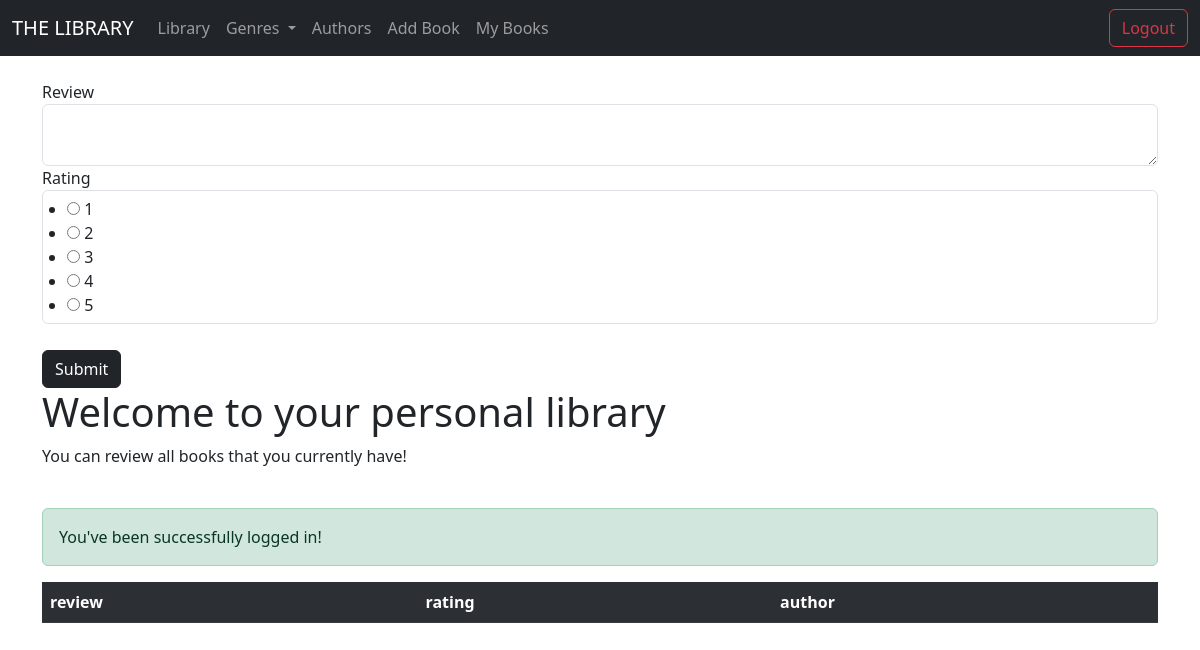
Page /mybooks (signed in) on the earlier database version.
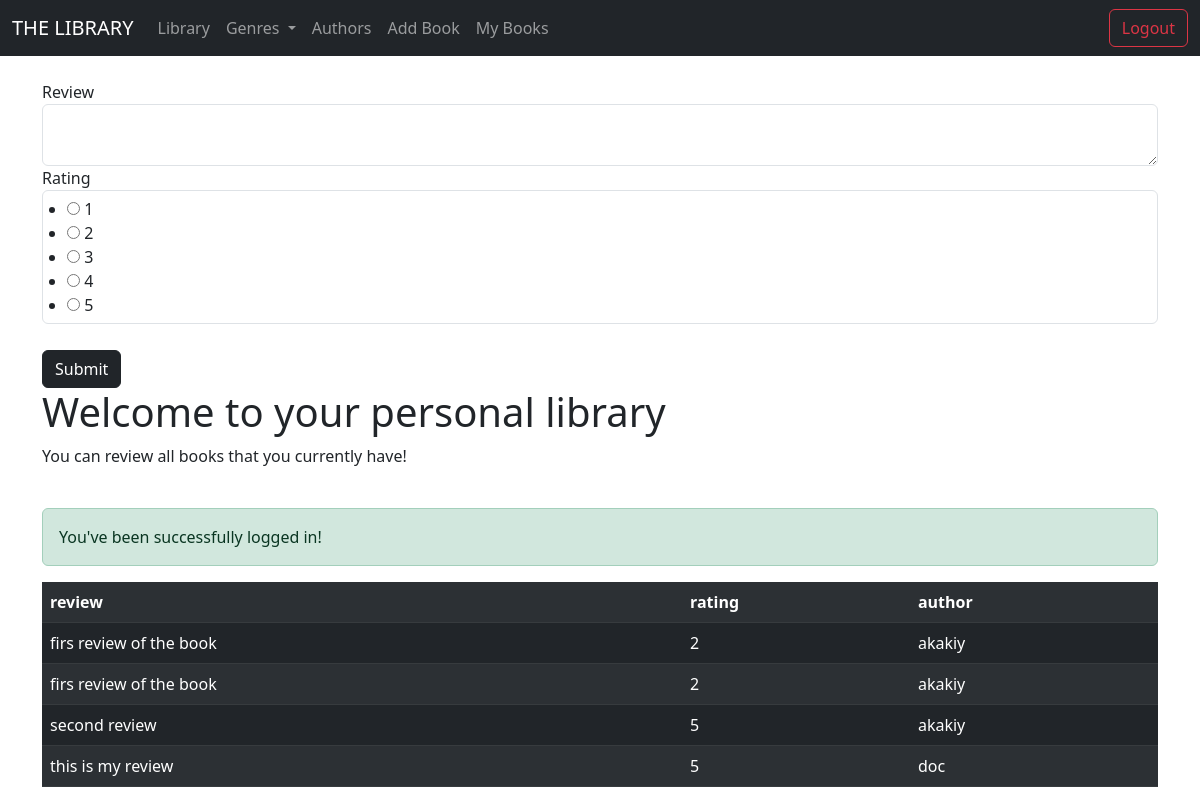
Same page on the later database version.
### models/db_models.py (models this page shows, shortened)
class Review(db.Model):
    id = db.Column(db.Integer, primary_key=True)
    text = db.Column(db.Text)
    rating = db.Column(db.Integer, nullable=False)
    reviewer_id = db.Column(db.Integer, db.ForeignKey("users.id"))
    book_id = db.Column(db.Integer, db.ForeignKey("book.id"))

class Users(db.Model, UserMixin):
    id = db.Column(db.Integer, primary_key=True)
    name = db.Column(db.String(100), nullable=False, unique=False)
    surname = db.Column(db.String(100), nullable=False, unique=False)
    username = db.Column(db.String(100), nullable=True, unique=True)
    email = db.Column(db.String(100), nullable=False, unique=True)
    password_hash = db.Column(db.String(128))
    date_added = db.Column(db.DateTime, default=datetime.utcnow())
    reviews = db.relationship("Review", backref='reviewer')

### main.py (the view)
@app.route('/mybooks', methods = ['GET', 'POST'])
@login_required
def my_books():
    flash("You've been successfully logged in!")
    review_form = ReveiwForm()
    if review_form.validate_on_submit():
        review = Review(text = review_form.text.data, rating = review_form.rating.data, reviewer_id=current_user.id)
        db.session.add(review)
        db.session.commit()
    all_reviews = Review.query.order_by(Review.id)
    return render_template("mybooks.html", all_reviews=all_reviews, review_form=review_form)

### forms.py
class ReveiwForm(FlaskForm):
    text = TextAreaField("Review", validators=[DataRequired()])
    rating = RadioField('Rating', choices=[(1, '1'), (2, '2'), (3, '3'), (4, '4'), (5, '5')])
    submitbutton = SubmitField("Submit")

### main.py (called while the page is built)
@login_manager.user_loader
def load_user(user_id):
    return Users.query.get(int(user_id))

### templates/mybooks.html (shortened to what this page needs)
{% extends 'base.html'%}
{% block content %}
<br>
{% if current_user.is_authenticated %}
<form method="POST" >
    {{review_form.text.label}}
    {{review_form.text(class="form-control")}}
    {{review_form.rating.label}}
    {{review_form.rating(class="form-control form-check")}}
    <br>
    {{review_form.submitbutton(class="btn btn-dark")}}
</form>
<h1>Welcome to your personal library</h1>
<p>You can review all books that you currently have!</p>
<br>
{% for message in get_flashed_messages() %}
<p class="alert alert-success" >{{message}}</p>
{% endfor %}
<table class="table table table-dark table-hover table-striped">
    <th>review</th>
    <th>rating</th>
    <th>author</th>
{%for review in all_reviews%}
<tr>
    <td>{{review.text}}</td>
    <td>{{review.rating}}</td>
    <td>{{review.reviewer.username}}</td>
</tr>
{%endfor%}
</table>
{% endif %}
{% endblock %}

Differences in the rows shown:
added Review: text "firs review of the book", rating "2", reviewer.username "akakiy"
added Review: text "firs review of the book", rating "2", reviewer.username "akakiy"
added Review: text "second review", rating "5", reviewer.username "akakiy"
added Review: text "this is my review", rating "5", reviewer.username "doc"
